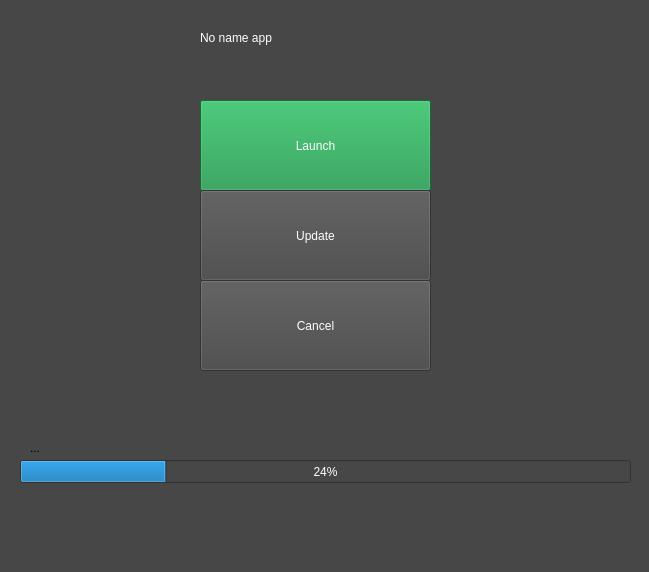
<?xml version="1.0" encoding="UTF-8"?>
<ui version="4.0">
 <class>Updater</class>
 <widget class="QMainWindow" name="Updater">
  <property name="geometry">
   <rect>
    <x>0</x>
    <y>0</y>
    <width>649</width>
    <height>572</height>
   </rect>
  </property>
  <property name="windowTitle">
   <string>Updater</string>
  </property>
  <property name="styleSheet">
   <string notr="true">background-color: rgb(71, 71, 71);</string>
  </property>
  <widget class="QWidget" name="centralwidget">
   <widget class="QPushButton" name="Launch">
    <property name="geometry">
     <rect>
      <x>200</x>
      <y>100</y>
      <width>231</width>
      <height>91</height>
     </rect>
    </property>
    <property name="styleSheet">
     <string notr="true">background-color: rgb(26, 149, 72);
color: rgb(255, 255, 255);</string>
    </property>
    <property name="text">
     <string>Launch</string>
    </property>
   </widget>
   <widget class="QLabel" name="name">
    <property name="geometry">
     <rect>
      <x>200</x>
      <y>30</y>
      <width>321</width>
      <height>16</height>
     </rect>
    </property>
    <property name="styleSheet">
     <string notr="true">color: rgb(255, 255, 255);</string>
    </property>
    <property name="text">
     <string>No name app</string>
    </property>
   </widget>
   <widget class="QPushButton" name="Update">
    <property name="geometry">
     <rect>
      <x>200</x>
      <y>190</y>
      <width>231</width>
      <height>91</height>
     </rect>
    </property>
    <property name="styleSheet">
     <string notr="true">color: rgb(255, 255, 255);</string>
    </property>
    <property name="text">
     <string>Update</string>
    </property>
   </widget>
   <widget class="QPushButton" name="Cancel">
    <property name="geometry">
     <rect>
      <x>200</x>
      <y>280</y>
      <width>231</width>
      <height>91</height>
     </rect>
    </property>
    <property name="styleSheet">
     <string notr="true">color: rgb(255, 255, 255);</string>
    </property>
    <property name="text">
     <string>Cancel</string>
    </property>
   </widget>
   <widget class="QProgressBar" name="Pregress_Download">
    <property name="geometry">
     <rect>
      <x>20</x>
      <y>460</y>
      <width>611</width>
      <height>23</height>
     </rect>
    </property>
    <property name="styleSheet">
     <string notr="true">color: rgb(255, 255, 255);</string>
    </property>
    <property name="value">
     <number>24</number>
    </property>
   </widget>
   <widget class="QLabel" name="Statut">
    <property name="geometry">
     <rect>
      <x>30</x>
      <y>440</y>
      <width>231</width>
      <height>16</height>
     </rect>
    </property>
    <property name="text">
     <string>...</string>
    </property>
   </widget>
  </widget>
  <widget class="QMenuBar" name="menubar">
   <property name="geometry">
    <rect>
     <x>0</x>
     <y>0</y>
     <width>649</width>
     <height>20</height>
    </rect>
   </property>
  </widget>
  <widget class="QStatusBar" name="statusbar"/>
 </widget>
 <resources/>
 <connections/>
</ui>
